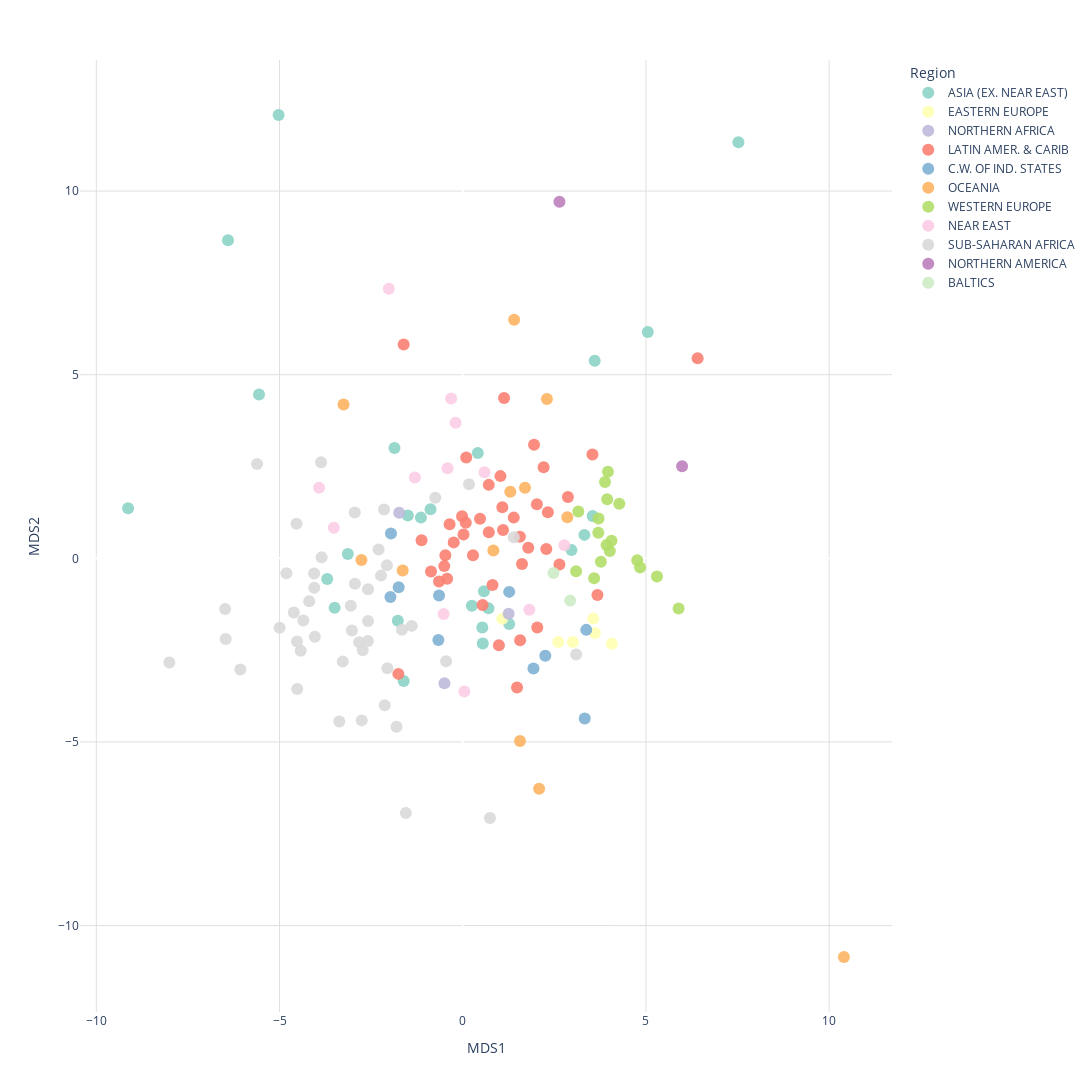

Notebook code cell kept with this figure:
### Markdown cell above
## opis algosa 

- Liczy macierz odległości NxN w przestrzeni wysokowymiarowej,
- a następnie znajduje takie położenie punktów w 2D, żeby w low dimension odleglosi byly jaknajblizsze tym w high dimension.

Optymalizuje w tym celu funkcję STRESS, czyli błąd pomiędzy odleglosciami w high i low dimension

Im mniejszy STRESS, tym lepsza rekonstrukcja odległości.

$$
\text{STRESS} = 
\sqrt{
\frac{
\sum_{i,k} \left( d_{ik} - \hat{d}_{ik} \right)^2
}{
\sum_{i,k} d_{ik}^2
}}
$$

- Generalnie scikit-learn uzywa do optymalizacji SGD to pomaga w redukcji complexity algorytmu, ale nadal robienie macierzy NxN jest approx O(n^2), to jest glowmy powod dlaczego nie uzywa sie w praktyce MDS

### Code cell
mds = MDS(n_components=2,dissimilarity='euclidean',random_state=42,metric=True)

mds_coords = mds.fit_transform(X_scaled)
mds_df = pd.DataFrame({"MDS1": mds_coords[:, 0],"MDS2": mds_coords[:, 1],"region": data["region"],"country": data["country"]})


fig = px.scatter(mds_df,x="MDS1",y="MDS2",color="region",hover_name="country",color_discrete_sequence=px.colors.qualitative.Set3,width=1500,height=1200)

fig.update_traces(marker=dict(size=12, opacity=0.9))

fig.update_layout(
    plot_bgcolor="white",
    paper_bgcolor="white",
    xaxis=dict(showgrid=True, gridcolor="#e0e0e0"),
    yaxis=dict(showgrid=True, gridcolor="#e0e0e0"),
    legend_title_text="Region"
)

fig.show()

### Figure 1 — Plotly figure (JSON) as saved in the notebook; plotly's stock layout.template omitted (floating-point values rounded to 4 significant figures)
{"data": [{"hovertemplate": "<b>%{hovertext}</b><br><br>region=ASIA (EX. NEAR EAST)<br>MDS1=%{x}<br>MDS2=%{y}<extra></extra>", "hovertext": ["Afghanistan", "Bangladesh", "Bhutan", "Brunei", "Burma", "Cambodia", "China", "Hong Kong", "India", "Indonesia", "Iran", "Japan", "Korea. North", "Korea. South", "Laos", "Macau", "Malaysia", "Maldives", "Mongolia", "Pakistan", "Philippines", "Singapore", "Sri Lanka", "Taiwan", "Thailand", "Vietnam"], "legendgroup": "ASIA (EX. NEAR EAST)", "marker": {"color": "rgb(141,211,199)", "opacity": 0.9, "size": 12, "symbol": "circle"}, "mode": "markers", "name": "ASIA (EX. NEAR EAST)", "orientation": "v", "showlegend": true, "type": "scatter", "x": [-9.132, -5.558, -3.698, 0.4116, -1.611, -1.771, -5.025, 5.05, -6.406, -1.141, -0.879, 3.545, 0.5464, 2.968, -3.496, 7.523, 0.5795, -1.862, -1.499, -3.136, 0.5342, 3.601, 0.7012, 3.321, 1.268, 0.2504], "xaxis": "x", "y": [1.362, 4.46, -0.5655, 2.871, -3.343, -1.701, 12.07, 6.162, 8.658, 1.108, 1.335, 1.15, -2.319, 0.2231, -1.346, 11.33, -0.8943, 3.004, 1.168, 0.1189, -1.887, 5.378, -1.362, 0.638, -1.791, -1.294], "yaxis": "y"}, {"hovertemplate": "<b>%{hovertext}</b><br><br>region=EASTERN EUROPE<br>MDS1=%{x}<br>MDS2=%{y}<extra></extra>", "hovertext": ["Albania", "Bulgaria", "Czech Republic", "Hungary", "Poland", "Romania"], "legendgroup": "EASTERN EUROPE", "marker": {"color": "rgb(255,255,179)", "opacity": 0.9, "size": 12, "symbol": "circle"}, "mode": "markers", "name": "EASTERN EUROPE", "orientation": "v", "showlegend": true, "type": "scatter", "x": [1.08, 3.006, 3.561, 4.073, 3.608, 2.609], "xaxis": "x", "y": [-1.645, -2.276, -1.642, -2.323, -2.032, -2.281], "yaxis": "y"}, {"hovertemplate": "<b>%{hovertext}</b><br><br>region=NORTHERN AFRICA<br>MDS1=%{x}<br>MDS2=%{y}<extra></extra>", "hovertext": ["Algeria", "Egypt", "Tunisia"], "legendgroup": "NORTHERN AFRICA", "marker": {"color": "rgb(190,186,218)", "opacity": 0.9, "size": 12, "symbol": "circle"}, "mode": "markers", "name": "NORTHERN AFRICA", "orientation": "v", "showlegend": true, "type": "scatter", "x": [-0.4991, -1.735, 1.253], "xaxis": "x", "y": [-3.403, 1.24, -1.509], "yaxis": "y"}, {"hovertemplate": "<b>%{hovertext}</b><br><br>region=LATIN AMER. & CARIB<br>MDS1=%{x}<br>MDS2=%{y}<extra></extra>", "hovertext": ["Anguilla", "Antigua & Barbuda", "Argentina", "Aruba", "Bahamas. The", "Barbados", "Belize", "Bolivia", "Brazil", "British Virgin Is.", "Cayman Islands", "Chile", "Colombia", "Costa Rica", "Cuba", "Dominica", "Dominican Republic", "Ecuador", "El Salvador", "French Guiana", "Grenada", "Guadeloupe", "Guatemala", "Guyana", "Haiti", "Honduras", "Jamaica", "Martinique", "Mexico", "Netherlands Antilles", "Nicaragua", "Panama", "Paraguay", "Peru", "Puerto Rico", "Saint Kitts & Nevis", "Saint Lucia", "Saint Vincent and the Grenadines", "Suriname", "Trinidad & Tobago", "Uruguay", "Venezuela"], "legendgroup": "LATIN AMER. & CARIB", "marker": {"color": "rgb(251,128,114)", "opacity": 0.9, "size": 12, "symbol": "circle"}, "mode": "markers", "name": "LATIN AMER. & CARIB", "orientation": "v", "showlegend": true, "type": "scatter", "x": [1.946, 2.281, 1.617, 2.87, 2.207, 3.676, -0.2463, -1.123, -1.611, 3.54, 6.41, 1.081, 0.02071, 1.1, 2.034, 1.482, 0.5419, 0.2804, 0.9866, 1.029, 1.128, 1.56, -0.6474, -0.8656, -1.756, -0.5039, 0.8132, 2.323, 0.4719, 2.023, -0.426, 0.7113, -0.4735, -0.3589, 1.392, 2.638, 0.71, 1.566, -0.01802, 0.09538, 1.788, 0.08301], "xaxis": "x", "y": [3.09, 0.2515, -0.153, 1.672, 2.477, -0.9984, 0.434, 0.493, 5.825, 2.83, 5.448, 1.39, 0.6457, 0.7701, -1.883, -3.517, -1.271, 0.08218, -2.365, 2.238, 4.363, 0.5898, -0.6305, -0.3617, -3.147, -0.2126, -0.7251, 1.253, 1.076, 1.469, -0.5586, 0.7067, 0.08645, 0.9294, 1.108, -0.1661, 2.0, -2.232, 1.144, 2.745, 0.2882, 0.9688], "yaxis": "y"}, {"hovertemplate": "<b>%{hovertext}</b><br><br>region=C.W. OF IND. STATES<br>MDS1=%{x}<br>MDS2=%{y}<extra></extra>", "hovertext": ["Armenia", "Azerbaijan", "Belarus", "Georgia", "Kazakhstan", "Kyrgyzstan", "Tajikistan", "Turkmenistan", "Ukraine", "Uzbekistan"], "legendgroup": "C.W. OF IND. STATES", "marker": {"color": "rgb(128,177,211)", "opacity": 0.9, "size": 12, "symbol": "circle"}, "mode": "markers", "name": "C.W. OF IND. STATES", "orientation": "v", "showlegend": true, "type": "scatter", "x": [1.93, -0.665, 3.371, 1.268, 2.254, -0.6464, -1.972, -1.959, 3.329, -1.748], "xaxis": "x", "y": [-2.998, -2.225, -1.949, -0.9139, -2.65, -1.012, -1.052, 0.6771, -4.36, -0.7862], "yaxis": "y"}, {"hovertemplate": "<b>%{hovertext}</b><br><br>region=OCEANIA<br>MDS1=%{x}<br>MDS2=%{y}<extra></extra>", "hovertext": ["Australia", "Fiji", "French Polynesia", "Marshall Islands", "Micronesia. Fed. St.", "New Caledonia", "New Zealand", "Palau", "Papua New Guinea", "Samoa", "Tonga", "Vanuatu"], "legendgroup": "OCEANIA", "marker": {"color": "rgb(253,180,98)", "opacity": 0.9, "size": 12, "symbol": "circle"}, "mode": "markers", "name": "OCEANIA", "orientation": "v", "showlegend": true, "type": "scatter", "x": [1.403, 0.8355, 1.699, -3.253, 10.4, 1.299, 2.855, 2.298, -2.764, 1.562, 2.084, -1.639], "xaxis": "x", "y": [6.495, 0.2137, 1.922, 4.188, -10.85, 1.812, 1.118, 4.339, -0.0474, -4.973, -6.277, -0.3344], "yaxis": "y"}, {"hovertemplate": "<b>%{hovertext}</b><br><br>region=WESTERN EUROPE<br>MDS1=%{x}<br>MDS2=%{y}<extra></extra>", "hovertext": ["Austria", "Belgium", "Denmark", "Finland", "France", "Germany", "Greece", "Iceland", "Ireland", "Liechtenstein", "Netherlands", "Norway", "Portugal", "Spain", "Sweden", "Switzerland", "United Kingdom"], "legendgroup": "WESTERN EUROPE", "marker": {"color": "rgb(179,222,105)", "opacity": 0.9, "size": 12, "symbol": "circle"}, "mode": "markers", "name": "WESTERN EUROPE", "orientation": "v", "showlegend": true, "type": "scatter", "x": [3.7, 3.926, 5.891, 3.154, 5.301, 4.761, 3.77, 3.963, 3.707, 4.84, 4.013, 3.883, 3.094, 3.586, 3.943, 4.272, 4.06], "xaxis": "x", "y": [0.6983, 0.361, -1.365, 1.274, -0.4968, -0.05436, -0.09102, 2.358, 1.083, -0.2507, 0.2011, 2.08, -0.3553, -0.5436, 1.608, 1.488, 0.4791], "yaxis": "y"}, {"hovertemplate": "<b>%{hovertext}</b><br><br>region=NEAR EAST<br>MDS1=%{x}<br>MDS2=%{y}<extra></extra>", "hovertext": ["Bahrain", "Iraq", "Israel", "Jordan", "Kuwait", "Oman", "Qatar", "Saudi Arabia", "Syria", "Turkey", "United Arab Emirates", "Yemen"], "legendgroup": "NEAR EAST", "marker": {"color": "rgb(252,205,229)", "opacity": 0.9, "size": 12, "symbol": "circle"}, "mode": "markers", "name": "NEAR EAST", "orientation": "v", "showlegend": true, "type": "scatter", "x": [0.5932, -3.922, 2.774, -0.4156, -0.3162, -1.307, -2.017, 0.04323, -0.521, 1.818, -0.1946, -3.518], "xaxis": "x", "y": [2.346, 1.919, 0.3563, 2.456, 4.353, 2.201, 7.342, -3.625, -1.516, -1.399, 3.692, 0.8307], "yaxis": "y"}, {"hovertemplate": "<b>%{hovertext}</b><br><br>region=SUB-SAHARAN AFRICA<br>MDS1=%{x}<br>MDS2=%{y}<extra></extra>", "hovertext": ["Benin", "Botswana", "Burkina Faso", "Burundi", "Cameroon", "Cape Verde", "Central African Rep.", "Chad", "Comoros", "Congo. Dem. Rep.", "Congo. Repub. of the", "Cote d'Ivoire", "Djibouti", "Equatorial Guinea", "Eritrea", "Ethiopia", "Gabon", "Gambia. The", "Ghana", "Guinea", "Guinea-Bissau", "Kenya", "Lesotho", "Liberia", "Madagascar", "Malawi", "Mali", "Mauritania", "Mauritius", "Mozambique", "Namibia", "Niger", "Nigeria", "Reunion", "Rwanda", "Sao Tome & Principe", "Senegal", "Seychelles", "Sierra Leone", "Somalia", "South Africa", "Sudan", "Swaziland", "Togo", "Uganda", "Zambia", "Zimbabwe"], "legendgroup": "SUB-SAHARAN AFRICA", "marker": {"color": "rgb(217,217,217)", "opacity": 0.9, "size": 12, "symbol": "circle"}, "mode": "markers", "name": "SUB-SAHARAN AFRICA", "orientation": "v", "showlegend": true, "type": "scatter", "x": [-3.024, -3.865, -4.352, -2.755, -2.583, -0.748, -4.421, -4.189, -1.551, -4.521, -2.729, -2.588, -4.055, -5.612, -2.298, -4.037, -2.947, -2.827, -1.393, -4.051, -4.516, -2.069, -4.536, -8.006, -2.585, -3.275, -4.998, -3.85, 3.096, -4.61, -2.147, -6.484, -4.812, 1.394, -3.369, 0.7424, -2.231, 0.1714, -6.069, -6.469, -0.4539, -2.941, -1.807, -2.13, -2.057, -3.056, -1.66], "xaxis": "x", "y": [-1.967, 2.619, -1.695, -4.413, -1.71, 1.65, -2.516, -1.166, -6.935, -2.265, -2.506, -2.25, -0.4154, 2.569, 0.2394, -2.139, 1.25, -2.288, -1.84, -0.8008, -3.559, -0.1922, 0.9387, -2.838, -0.8424, -2.813, -1.891, 0.02646, -2.619, -1.474, 1.328, -1.381, -0.4081, 0.5736, -4.443, -7.068, -0.4712, 2.015, -3.028, -2.195, -2.804, -0.6938, -4.587, -3.999, -2.994, -1.292, -1.945], "yaxis": "y"}, {"hovertemplate": "<b>%{hovertext}</b><br><br>region=NORTHERN AMERICA<br>MDS1=%{x}<br>MDS2=%{y}<extra></extra>", "hovertext": ["Bermuda", "United States"], "legendgroup": "NORTHERN AMERICA", "marker": {"color": "rgb(188,128,189)", "opacity": 0.9, "size": 12, "symbol": "circle"}, "mode": "markers", "name": "NORTHERN AMERICA", "orientation": "v", "showlegend": true, "type": "scatter", "x": [5.987, 2.639], "xaxis": "x", "y": [2.506, 9.707], "yaxis": "y"}, {"hovertemplate": "<b>%{hovertext}</b><br><br>region=BALTICS<br>MDS1=%{x}<br>MDS2=%{y}<extra></extra>", "hovertext": ["Estonia", "Latvia"], "legendgroup": "BALTICS", "marker": {"color": "rgb(204,235,197)", "opacity": 0.9, "size": 12, "symbol": "circle"}, "mode": "markers", "name": "BALTICS", "orientation": "v", "showlegend": true, "type": "scatter", "x": [2.477, 2.932], "xaxis": "x", "y": [-0.4028, -1.152], "yaxis": "y"}], "layout": {"height": 1200, "legend": {"title": {"text": "Region"}, "tracegroupgap": 0}, "margin": {"t": 60}, "paper_bgcolor": "white", "plot_bgcolor": "white", "width": 1500, "xaxis": {"anchor": "y", "domain": [0, 1], "gridcolor": "#e0e0e0", "showgrid": true, "title": {"text": "MDS1"}}, "yaxis": {"anchor": "x", "domain": [0, 1], "gridcolor": "#e0e0e0", "showgrid": true, "title": {"text": "MDS2"}}}}
